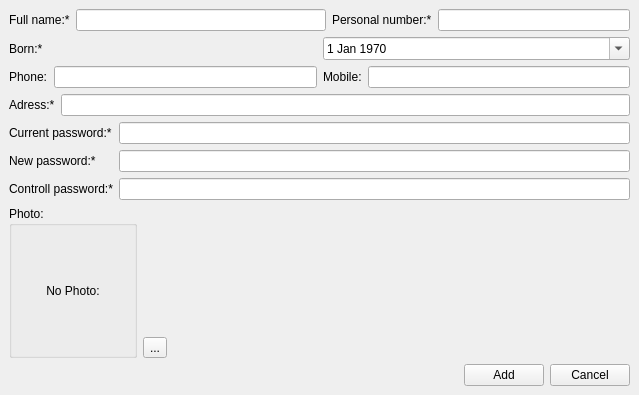
<ui version="4.0" >
 <class>OperatorCardDialog</class>
 <widget class="QDialog" name="OperatorCardDialog" >
  <property name="geometry" >
   <rect>
    <x>0</x>
    <y>0</y>
    <width>639</width>
    <height>395</height>
   </rect>
  </property>
  <property name="windowTitle" >
   <string>Dialog</string>
  </property>
  <property name="windowIcon" >
   <iconset resource="../icons/resources.qrc" >:/32/user.png</iconset>
  </property>
  <layout class="QGridLayout" >
   <property name="margin" >
    <number>9</number>
   </property>
   <property name="spacing" >
    <number>6</number>
   </property>
   <item row="5" column="0" >
    <layout class="QHBoxLayout" >
     <property name="margin" >
      <number>0</number>
     </property>
     <property name="spacing" >
      <number>6</number>
     </property>
     <item>
      <widget class="QGroupBox" name="groupBox" >
       <property name="sizePolicy" >
        <sizepolicy>
         <hsizetype>5</hsizetype>
         <vsizetype>5</vsizetype>
         <horstretch>0</horstretch>
         <verstretch>0</verstretch>
        </sizepolicy>
       </property>
       <property name="minimumSize" >
        <size>
         <width>128</width>
         <height>128</height>
        </size>
       </property>
       <property name="title" >
        <string>Photo:</string>
       </property>
       <layout class="QGridLayout" >
        <property name="margin" >
         <number>9</number>
        </property>
        <property name="spacing" >
         <number>6</number>
        </property>
        <item row="0" column="0" >
         <widget class="QLabel" name="photolabel" >
          <property name="maximumSize" >
           <size>
            <width>128</width>
            <height>128</height>
           </size>
          </property>
          <property name="lineWidth" >
           <number>0</number>
          </property>
          <property name="text" >
           <string>No Photo:</string>
          </property>
          <property name="alignment" >
           <set>Qt::AlignCenter</set>
          </property>
         </widget>
        </item>
       </layout>
      </widget>
     </item>
     <item>
      <layout class="QVBoxLayout" >
       <property name="margin" >
        <number>0</number>
       </property>
       <property name="spacing" >
        <number>6</number>
       </property>
       <item>
        <spacer>
         <property name="orientation" >
          <enum>Qt::Vertical</enum>
         </property>
         <property name="sizeHint" >
          <size>
           <width>20</width>
           <height>40</height>
          </size>
         </property>
        </spacer>
       </item>
       <item>
        <widget class="QToolButton" name="phototoolButton" >
         <property name="text" >
          <string>...</string>
         </property>
        </widget>
       </item>
      </layout>
     </item>
     <item>
      <spacer>
       <property name="orientation" >
        <enum>Qt::Horizontal</enum>
       </property>
       <property name="sizeHint" >
        <size>
         <width>40</width>
         <height>20</height>
        </size>
       </property>
      </spacer>
     </item>
    </layout>
   </item>
   <item row="6" column="0" >
    <layout class="QHBoxLayout" >
     <property name="margin" >
      <number>0</number>
     </property>
     <property name="spacing" >
      <number>6</number>
     </property>
     <item>
      <spacer>
       <property name="orientation" >
        <enum>Qt::Horizontal</enum>
       </property>
       <property name="sizeHint" >
        <size>
         <width>40</width>
         <height>20</height>
        </size>
       </property>
      </spacer>
     </item>
     <item>
      <widget class="QPushButton" name="addpushButton" >
       <property name="text" >
        <string>Add</string>
       </property>
       <property name="autoDefault" >
        <bool>false</bool>
       </property>
      </widget>
     </item>
     <item>
      <widget class="QPushButton" name="pushButton_2" >
       <property name="text" >
        <string>Cancel</string>
       </property>
       <property name="autoDefault" >
        <bool>false</bool>
       </property>
      </widget>
     </item>
    </layout>
   </item>
   <item row="4" column="0" >
    <layout class="QGridLayout" >
     <property name="margin" >
      <number>0</number>
     </property>
     <property name="spacing" >
      <number>6</number>
     </property>
     <item row="0" column="0" >
      <widget class="QLabel" name="label_7" >
       <property name="text" >
        <string>Current password:*</string>
       </property>
      </widget>
     </item>
     <item row="1" column="1" >
      <widget class="QLineEdit" name="newpasslineEdit" >
       <property name="echoMode" >
        <enum>QLineEdit::Password</enum>
       </property>
      </widget>
     </item>
     <item row="2" column="0" >
      <widget class="QLabel" name="label_9" >
       <property name="text" >
        <string>Controll password:*</string>
       </property>
      </widget>
     </item>
     <item row="0" column="1" >
      <widget class="QLineEdit" name="curpasslineEdit" >
       <property name="echoMode" >
        <enum>QLineEdit::Password</enum>
       </property>
      </widget>
     </item>
     <item row="2" column="1" >
      <widget class="QLineEdit" name="controlpasslineEdit" >
       <property name="echoMode" >
        <enum>QLineEdit::Password</enum>
       </property>
      </widget>
     </item>
     <item row="1" column="0" >
      <widget class="QLabel" name="label_8" >
       <property name="text" >
        <string>New password:*</string>
       </property>
      </widget>
     </item>
    </layout>
   </item>
   <item row="3" column="0" >
    <layout class="QHBoxLayout" >
     <property name="margin" >
      <number>0</number>
     </property>
     <property name="spacing" >
      <number>6</number>
     </property>
     <item>
      <widget class="QLabel" name="label_6" >
       <property name="text" >
        <string>Adress:*</string>
       </property>
      </widget>
     </item>
     <item>
      <widget class="QLineEdit" name="adresslineEdit" >
       <property name="minimumSize" >
        <size>
         <width>300</width>
         <height>0</height>
        </size>
       </property>
      </widget>
     </item>
    </layout>
   </item>
   <item row="2" column="0" >
    <layout class="QHBoxLayout" >
     <property name="margin" >
      <number>0</number>
     </property>
     <property name="spacing" >
      <number>6</number>
     </property>
     <item>
      <widget class="QLabel" name="label_4" >
       <property name="text" >
        <string>Phone:</string>
       </property>
      </widget>
     </item>
     <item>
      <widget class="QLineEdit" name="phonelineEdit" >
       <property name="minimumSize" >
        <size>
         <width>100</width>
         <height>0</height>
        </size>
       </property>
      </widget>
     </item>
     <item>
      <widget class="QLabel" name="label_5" >
       <property name="text" >
        <string>Mobile:</string>
       </property>
      </widget>
     </item>
     <item>
      <widget class="QLineEdit" name="mobilelineEdit" >
       <property name="minimumSize" >
        <size>
         <width>100</width>
         <height>0</height>
        </size>
       </property>
      </widget>
     </item>
    </layout>
   </item>
   <item row="1" column="0" >
    <layout class="QHBoxLayout" >
     <property name="margin" >
      <number>0</number>
     </property>
     <property name="spacing" >
      <number>6</number>
     </property>
     <item>
      <widget class="QLabel" name="label_3" >
       <property name="text" >
        <string>Born:*</string>
       </property>
      </widget>
     </item>
     <item>
      <widget class="QDateEdit" name="borndateEdit" >
       <property name="date" >
        <date>
         <year>1970</year>
         <month>1</month>
         <day>1</day>
        </date>
       </property>
       <property name="calendarPopup" >
        <bool>true</bool>
       </property>
      </widget>
     </item>
    </layout>
   </item>
   <item row="0" column="0" >
    <layout class="QHBoxLayout" >
     <property name="margin" >
      <number>0</number>
     </property>
     <property name="spacing" >
      <number>6</number>
     </property>
     <item>
      <widget class="QLabel" name="label" >
       <property name="text" >
        <string>Full name:*</string>
       </property>
      </widget>
     </item>
     <item>
      <widget class="QLineEdit" name="namelineEdit" >
       <property name="minimumSize" >
        <size>
         <width>250</width>
         <height>0</height>
        </size>
       </property>
      </widget>
     </item>
     <item>
      <widget class="QLabel" name="label_2" >
       <property name="text" >
        <string>Personal number:*</string>
       </property>
      </widget>
     </item>
     <item>
      <widget class="QLineEdit" name="psnlineEdit" >
       <property name="minimumSize" >
        <size>
         <width>50</width>
         <height>0</height>
        </size>
       </property>
      </widget>
     </item>
    </layout>
   </item>
  </layout>
 </widget>
 <tabstops>
  <tabstop>namelineEdit</tabstop>
  <tabstop>psnlineEdit</tabstop>
  <tabstop>borndateEdit</tabstop>
  <tabstop>phonelineEdit</tabstop>
  <tabstop>mobilelineEdit</tabstop>
  <tabstop>adresslineEdit</tabstop>
  <tabstop>curpasslineEdit</tabstop>
  <tabstop>newpasslineEdit</tabstop>
  <tabstop>controlpasslineEdit</tabstop>
  <tabstop>phototoolButton</tabstop>
  <tabstop>addpushButton</tabstop>
  <tabstop>pushButton_2</tabstop>
 </tabstops>
 <resources>
  <include location="../icons/resources.qrc" />
 </resources>
 <connections>
  <connection>
   <sender>pushButton_2</sender>
   <signal>clicked()</signal>
   <receiver>OperatorCardDialog</receiver>
   <slot>reject()</slot>
   <hints>
    <hint type="sourcelabel" >
     <x>628</x>
     <y>384</y>
    </hint>
    <hint type="destinationlabel" >
     <x>464</x>
     <y>352</y>
    </hint>
   </hints>
  </connection>
 </connections>
</ui>
